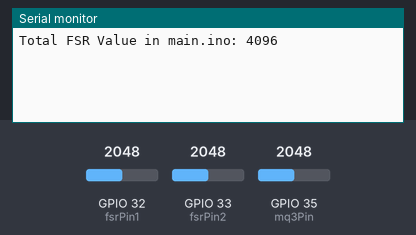
A sketch run on a simulated ESP32. On the bench: the last lines printed to the serial monitor. Inputs (shaded band) come from the test bench; at power-on: GPIO 35 (mq3Pin) = 2048, GPIO 32 (fsrPin1) = 2048, GPIO 33 (fsrPin2) = 2048. No radio packets arrive unless stated.

Above: at 6.4 s.
6.5 s: GPIO 35 (mq3Pin) set to 2866
At 10.8 s:
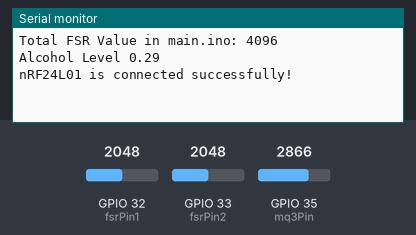
10.9 s: GPIO 32 (fsrPin1) set to 2866
12.4 s: GPIO 33 (fsrPin2) set to 2866
At 12.4 s:
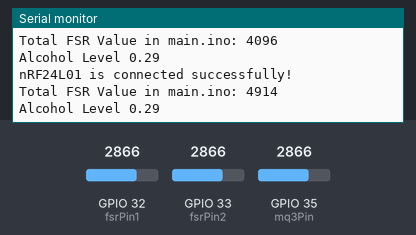
13.9 s: GPIO 32 (fsrPin1) set to 3603
At 14.3 s:
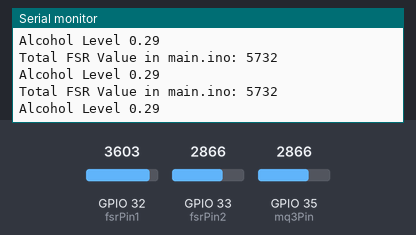
15.4 s: GPIO 33 (fsrPin2) set to 3603
At 16.0 s:
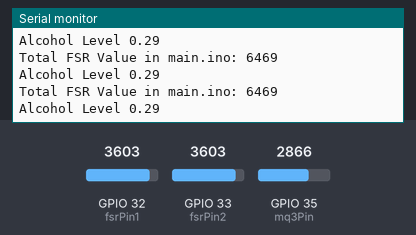
16.9 s: GPIO 35 (mq3Pin) set to 3603
At 17.6 s:
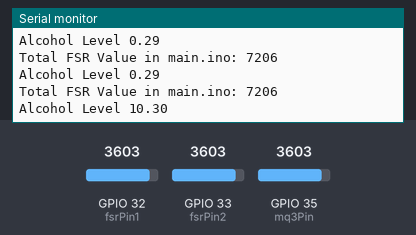
Timing chart, 0 to 19.4 s (numbered marks = the images above; inputs shaded):
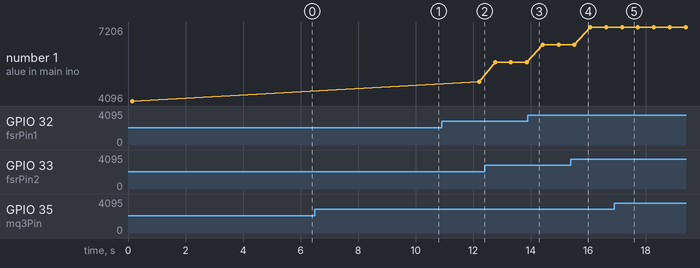

Measured:
- after the input at 6.5 s, the serial monitor: prints a new line after 4.2 s (image 1)
- after the input at 16.9 s, the serial monitor: prints a new line after 0.33 s (image 5)
- plotted number 1: 4096 → 4914 after the input at 10.9 s, 4914 → 5732 after the input at 12.4 s, 5732 → 6469 after the input at 13.9 s, 6469 → 7206 after the input at 15.4 s

The sketch:

main.ino
```cpp
// Declare totalValue and fsrReadValue() from readForceValue.ino
extern int totalValue;
extern void fsrReadValue();

extern float BAC, ppm;
extern void readAlcoholValue();

extern void nrfTransfer();

void setup() {
  Serial.begin(115200);
}

void loop() {
  // Call fsrReadValue() to update totalValue
  fsrReadValue();
  // Print totalValue in main.ino
  Serial.print("Total FSR Value in main.ino: ");
  Serial.println(totalValue);

  // call readAlcoholValue() function for getting the alcohol level
  readAlcoholValue();
  Serial.print("Alcohol Level ");
  Serial.println(BAC);
  Serial.println();
  nrfTransfer(totalValue,BAC);

  delay(250);  // Wait for 250 milisecond
}
```

NRF_sender_esp32.ino
```cpp
/*-Pin Mapping
100uf capacitor across vcc and gnd
nRF24L01	ESP32
VCC	3.3V
GND	GND
CE	GPIO 26
CSN (CS)	GPIO 27
SCK	GPIO 14
MOSI	GPIO 12
MISO	GPIO 25
*/

#include <SPI.h>
#include <nRF24L01.h>
#include <RF24.h>

// Define CE and CSN pins for ESP32
RF24 radio(26, 27);  // CE on GPIO 26, CSN on GPIO 27

const byte address[6] = "00001";
int l = 1;

void nrfTransfer(float totalValue, float BAC) {
  //setup starts done for limiting the execution for only once when the loop of main.ino call this function repeatedly
  if (l == 1) {
    // Initialize SPI communication for ESP32 with specified pins
    SPI.begin(14, 25, 12, 27);  // SCK=14, MISO=25, MOSI=12, CSN=27

    radio.begin();

    // Check if the nRF24L01 module is connected
    if (radio.isChipConnected()) {
      Serial.println("nRF24L01 is connected successfully!");
    } else {
      Serial.println("ERROR: nRF24L01 is NOT connected. Please check wiring.");
      while (true)
        ;  // Stop further execution if the module is not connected
    }

    radio.openWritingPipe(address);
    radio.setPALevel(RF24_PA_MAX);
    radio.setChannel(119);
    radio.setDataRate(RF24_2MBPS);
    radio.stopListening();
    l++;
    delay(1000);
  }
  //set up ends

  const float dataToSend[2] = { totalValue, BAC };
  radio.write(dataToSend, sizeof(dataToSend));
  delay(100);
}
```

readAlcoholValue.ino
```cpp
int const mq3Pin = 35;        // pin for reading value of alcohol from MQ3 sensor
int measureAlcoholValue = 0;  // variable to store alcohol value
float initialAlcoholValue = 0;
float finalAlcoholValue = 0;

//Values required for Conversion
const float R_load = 100.0;  // 100-ohm load resistor used in circuit
float R0 = 10000.0;          // Assume R0 is pre-calibrated in clean air
const float m = -0.45;       // Slope from the datasheet for ethanol
const float b = 0.9;         // Intercept from the datasheet for ethanol
float BAC = 0;
int j = 1;

void readAlcoholValue() {
  if ( j == 1) {
    // put your setup code here, to run once:
    pinMode(mq3Pin, INPUT);
    Serial.begin(115200);
    delay(5000);
    for (int i = 1; i <= 10; i++) {
      initialAlcoholValue = initialAlcoholValue + analogRead(mq3Pin);
      delay(500);
    }
    initialAlcoholValue = initialAlcoholValue / 10;
    delay(500);
    j++;
  }
  //Setup Ends

  measureAlcoholValue = analogRead(mq3Pin);

  // Serial.print("Average Value: ");
  // Serial.println(initialAlcoholValue);

  // Serial.print("ALcohol Value: ");
  // Serial.println(measureAlcoholValue);

  if (measureAlcoholValue < initialAlcoholValue) {
    finalAlcoholValue = 0;
  } else {
    finalAlcoholValue = measureAlcoholValue - initialAlcoholValue;
  }
  // Serial.print("Final Value: ");
  // Serial.println(finalAlcoholValue);

  //changing raw values to ppm and BAC
  float voltage = (finalAlcoholValue / 4095) * 3.3;
  //to calculate ppm voltage is required
  // 5: 5v power provided, 4095 max output in 12 bit resolution
  float Rs = ((3.3 - voltage) / voltage) * R_load;  // Rs using 5V power supply
  float ratio = Rs / R0;                            // Ratio of Rs to R0

  // Calculate PPM (ethanol concentration)
  float ppm = pow(10, ((log10(ratio) - b) / m));
  // Serial.print("Parts per Million: ");
  // Serial.println(ppm);
  //Conversion in BAC
  BAC = ppm * 0.000048;
  // Serial.print("Blood ALcohol COncentration: ");
  // Serial.println(BAC);
  // Serial.println();

  delay(50);
}
```

readFSRValue.ino
```cpp
int const fsrPin1 = 32;  // pin for getting reading from Force Sensitive Resistor 1
int const fsrPin2 = 33;  // pin for getting reading from Force Sensitive Resistor 2
int totalValue = 0;

int fsrValue1 = 0;  // variable to store FSR sensor 1
int fsrValue2 = 0;  //variable to store FSR sensor 2
int k = 1;
// Function to read the Force Sensitive Resistor value
void fsrReadValue() {
  //Setup Parts
  if (k == 1) {
    pinMode(fsrPin1, INPUT);
    pinMode(fsrPin2, INPUT);
    k++;
  }

  // Read the values
  fsrValue1 = analogRead(fsrPin1);
  fsrValue2 = analogRead(fsrPin2);
  // Print the values
  // Serial.print("FSR Value1: ");
  // Serial.println(fsrValue1);
  // Serial.print("FSR Value2: ");
  // Serial.println(fsrValue2);
  totalValue = fsrValue1 + fsrValue2;
  // Serial.println();

  // if (totalValue>3000){
  //   Serial.println("Helmet Worn ");
  // }else{
  //   Serial.println("Helmet Not Worn ");
  // }
  delay(150);
}
```
